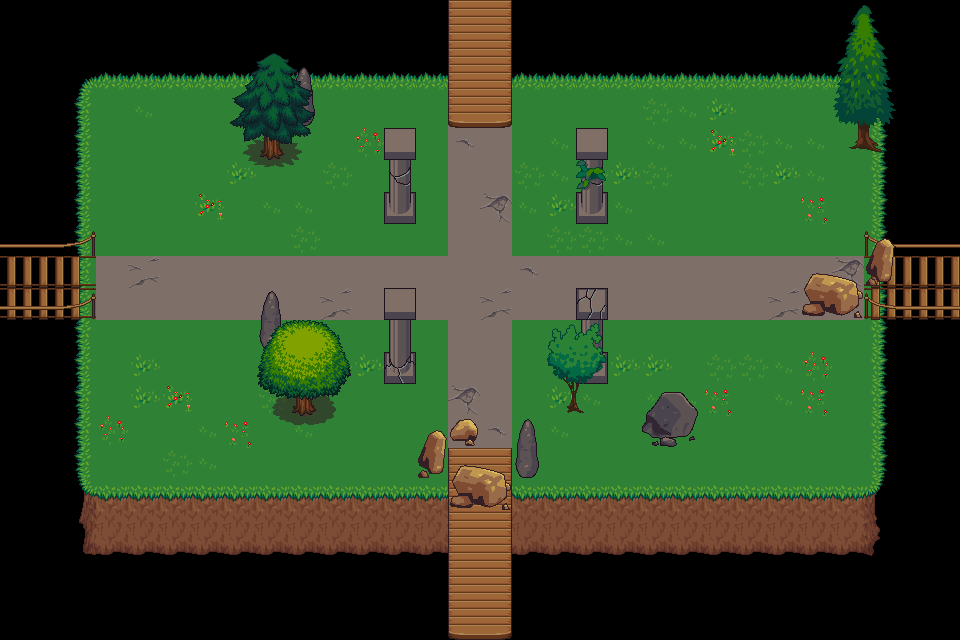

This game map was drawn from its Tiled (.tmx) file and the tilesets committed beside it. A one-line description and the trimmed map source follow:
An orthogonal 30x20 tile map with 32x32 px tiles, 6 tile layers (Ground, Grass, Detail, Detail2, ...), 2 hidden layers not drawn.

<map version="1.0" orientation="orthogonal" width="30" height="20" tilewidth="32" tileheight="32">
 <tileset firstgid="1" name="terrain_atlas" tilewidth="32" tileheight="32">
  <image source="../tilesets/terrain_atlas.png" trans="ffffff" width="1024" height="1024" />
 </tileset>
 <layer name="Ground" width="30" height="20">
  <data>[600 cells, 104 non-empty, 12 distinct tile ids]</data>
 </layer>
 <layer name="Grass" width="30" height="20">
  <data>[600 cells, 364 non-empty, 19 distinct tile ids]</data>
 </layer>
 <layer name="Detail" width="30" height="20">
  <data>[600 cells, 81 non-empty, 48 distinct tile ids]</data>
 </layer>
 <layer name="Detail2" width="30" height="20">
  <data>[600 cells, 27 non-empty, 27 distinct tile ids]</data>
 </layer>
 <layer name="N Roadblock" width="30" height="20" visible="0">
  <data>[600 cells, 11 non-empty, 11 distinct tile ids]</data>
 </layer>
 <layer name="E Roadblock" width="30" height="20">
  <data>[600 cells, 6 non-empty, 6 distinct tile ids]</data>
 </layer>
 <layer name="W Roadblock" width="30" height="20" visible="0">
  <data>[600 cells, 8 non-empty, 8 distinct tile ids]</data>
 </layer>
 <layer name="S Roadblock" width="30" height="20">
  <data>[600 cells, 9 non-empty, 9 distinct tile ids]</data>
 </layer>
</map>
